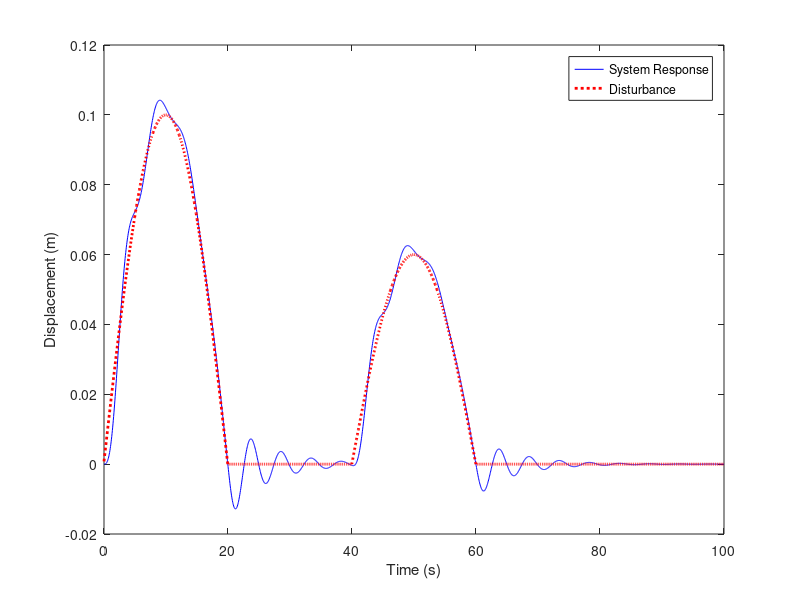

The MATLAB source for this figure:
clear
close all
clc

for i=1:2000
    
    if  i<400
        d(i)=0.1*sin(.5*pi*i/200);
    elseif i>800 && i<1200
        d(i)=0.06*sin(.5*pi*i/200);
    else
        d(i)=0;
    end
    i=i+1;
end
T=linspace(0,100,2000);
plot(T,d,'k','linewidth',2)

%% Parameters
m=100;
m_prime=10;
k1=200;
k2=k1;
c=500;

A=[0 1 0 0;
    -k1/m -c/m k1/m c/m;
    0 0 0 1;
    k1/m_prime c/m_prime -(k1+k2)/m_prime -c/m_prime];
B=[0 0;
    1/m 0;
    0 0;
    -1/m_prime k2/m_prime];
C=[1 0 0 0];
D=[0 0];


G=ss(A,B,C,D);


%% simulation
% input 
u_c=zeros(size(T));
u=[u_c;d];

% initial conditions
x0=[0;0;0;0];

% output
y=lsim(G,u,T,x0);

plot(T,y,'b',T,d,'r:','linewidth',2)
legend('System Response','Disturbance')

xlabel('Time (s)')
ylabel('Displacement (m)')
